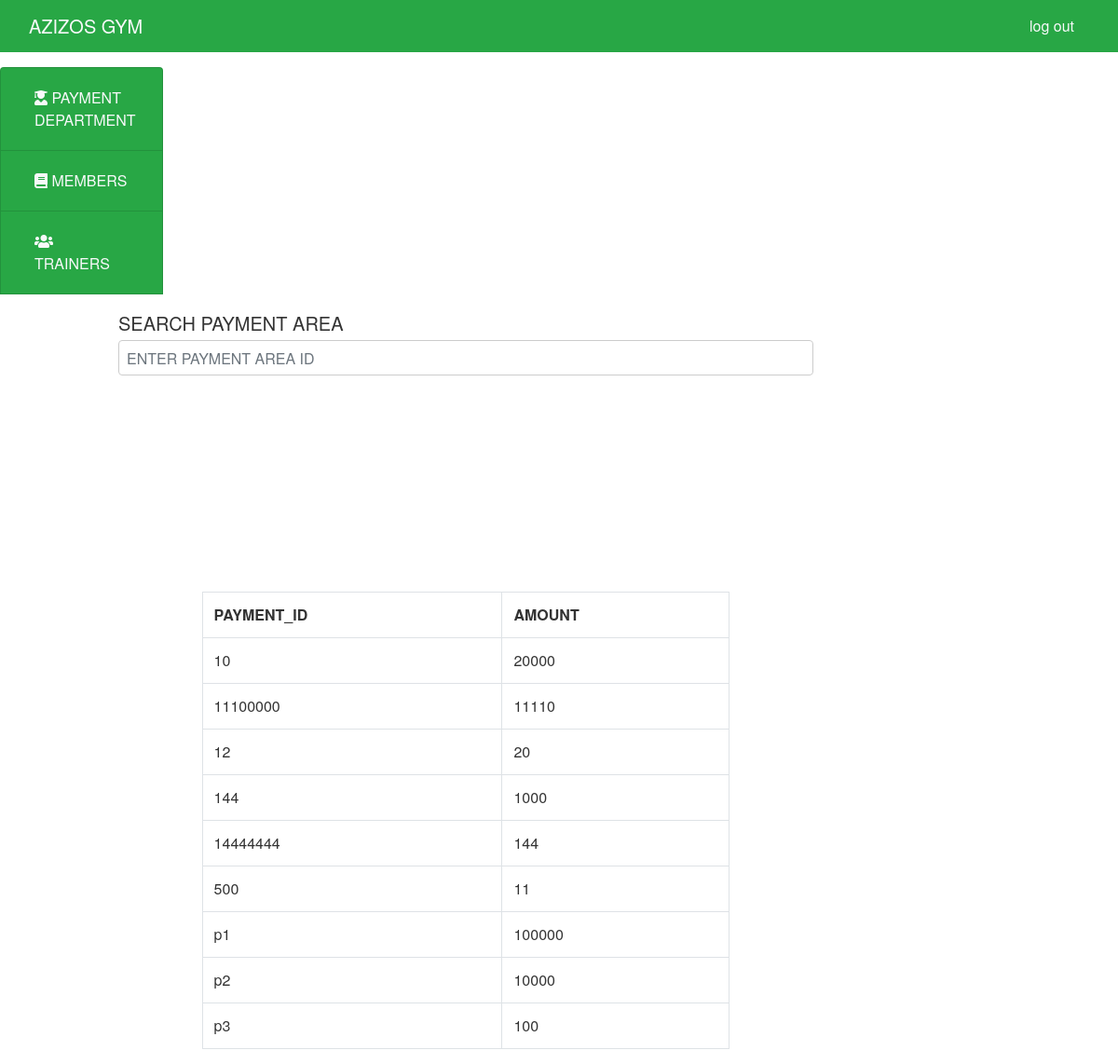
The app's page /home.php?info=manage_payment (signed in) with its own data.
### tables this page shows
CREATE TABLE `payment` (
  `pay_id` varchar(20) NOT NULL,
  `amount` varchar(20) DEFAULT NULL,
  `gym_id` varchar(20) DEFAULT NULL
);

### manage_payment.php (the view, shortened to what this page needs)
<div class="container">
	<form class="form-group mt-3" method="post" action="home.php?info=payment_search">
		<h3 class="lead">SEARCH PAYMENT AREA</h3>
		<input type="text" name="id" class="form-control" placeholder="ENTER PAYMENT AREA ID">
	</form>
	<div class="container">
		<table class="table table-bordered table-hover">
			<tr>
				<th>PAYMENT_ID</th>
				<th>AMOUNT</th>
			</tr>
			<?php
           require('db.php');
$all="SELECT * FROM payment";
$all_query=mysqli_query($conn,$all);
if (mysqli_num_rows($all_query) > 0) {
    while($row = mysqli_fetch_assoc($all_query)) {
       echo "<tr>";
			echo "<td>".$row['pay_id']."</td>";
		echo "<td>".$row['amount']."</td>";
		echo "</tr><br>";
    }
} else {
    echo "0 results";
}
?>
		</table>
	</div>
</div>

### home.php (shortened to what this page needs)
<!DOCTYPE html>
<html>
<head>
  <link rel="stylesheet" href="https://maxcdn.bootstrapcdn.com/bootstrap/4.1.3/css/bootstrap.min.css">
  <link rel="stylesheet" href="https://use.fontawesome.com/releases/v5.3.1/css/all.css">
  <link rel="stylesheet" href="style.css">
</head>
<body style="background: url(4.gif) no-repeat center center fixed; background-size: cover;">
<nav class="navbar navbar-expand-md bg-success navbar-light">
    <div class="container-fluid">
        <a class="navbar-brand text-light" href="home.php">AZIZOS GYM</a>
        <a href="logout.php" class="nav nav-link text-light">log out</a>
    </div>
</nav>
<div class="row mt-3">
    <div class="col-2">
        <div id="accordion">
            <div class="list-group">
                <div class="list-group-item bg-success green-bg">
                    <a class="collapsed nav-link text-light green-text" data-toggle="collapse" href="#collapseThree">
                        <i class="fas fa-user-graduate"></i>   PAYMENT DEPARTMENT
                    </a>
                </div>
                <div class="list-group-item bg-success green-bg">
                    <a class="collapsed nav-link text-light green-text" data-toggle="collapse" href="#collapsefive">
                        <i class="fas fa-book"></i>  MEMBERS
                    </a>
                </div>
                <div class="list-group-item bg-success green-bg">
                    <a class="collapsed nav-link text-light green-text" data-toggle="collapse" href="#collapsesix">
                        <i class="fas fa-users"></i> TRAINERS
                    </a>
                </div>
            </div>
        </div>
    </div>
    <div class="col-10">
    </div>
</div>
  <div class="col-10">
<?php
@$info=$_GET['info'];
if ($info!=="") {
             if ($info=="add_gym") {
             include('add_gym.php');
                }
             else if($info=="add_payment")
             {
             include('add_payment.php');
             }
             elseif ($info=="manage_payment") {
               include ('manage_payment.php');
             }elseif ($info=="add_member") {
               include ('add_member.php');
             }elseif ($info=="manage_member") {
               include ('manage_member.php');
             }elseif ($info=="add_trainer") {
               include ('add_trainer.php');
             }elseif ($info=="manage_trainer") {
               include ('manage_trainer.php');
             }elseif ($info=="manage_gym") {
               include ('manage_gym.php');
             }elseif ($info=="update_payment") {
               include ('update_payment.php');
             }elseif ($info=="delete_payment") {
               include ('delete_payment.php');
             }elseif ($info=="update_gym") {
               include ('update_gym.php');
             }elseif ($info=="delete_gym") {
               include ('delete_gym.php');
             }elseif ($info=="update_member") {
               include ('update_member.php');
             }elseif ($info=="delete_member") {
               include ('delete_member.php');
             }elseif ($info=="update_trainer") {
               include ('update_trainer.php');
             }elseif ($info=="delete_trainer") {
               include ('delete_trainer.php');
             }elseif ($info=="change_password") {
               include ('change_password.php');
             }elseif ($info=="gym_search") {
               include ('gym_search.php');
             }elseif ($info=="member_search") {
               include ('member_search.php');
             }elseif ($info=="payment_search") {
               include ('payment_search.php');
             }elseif ($info=="trainer_search") {
               include ('trainer_search.php');
             }
             }
?>
</div>
</body>
</html>

### style.css (style rules this page uses)
body, h1, h2, h3, p, ul, li { margin: 0; padding: 0; }
body { font-family: 'Helvetica Neue', Helvetica, Arial, sans-serif; background-color: #f4f4f4; color: #333; }
.container { width: 80%; margin: 0 auto; }
h3 { color: #333; font-size: 1.5em; margin-top: 20px; }
.form-control { width: 100%; padding: 8px; margin-top: 6px; box-sizing: border-box; border: 1px solid #ccc; border-radius: 4px; }
.mt-3 { margin-top: 3em; }

### home.php (style rules this page uses)
.green-bg { background-color: #008000; }
.green-text { color: #008000; }

### records on screen
payment: pay_id "10", amount "20000"
payment: pay_id "11100000", amount "11110"
payment: pay_id "12", amount "20"
payment: pay_id "144", amount "1000"
payment: pay_id "14444444", amount "144"
payment: pay_id "500", amount "11"
payment: pay_id "p1", amount "100000"
payment: pay_id "p2", amount "10000"
payment: pay_id "p3", amount "100"
